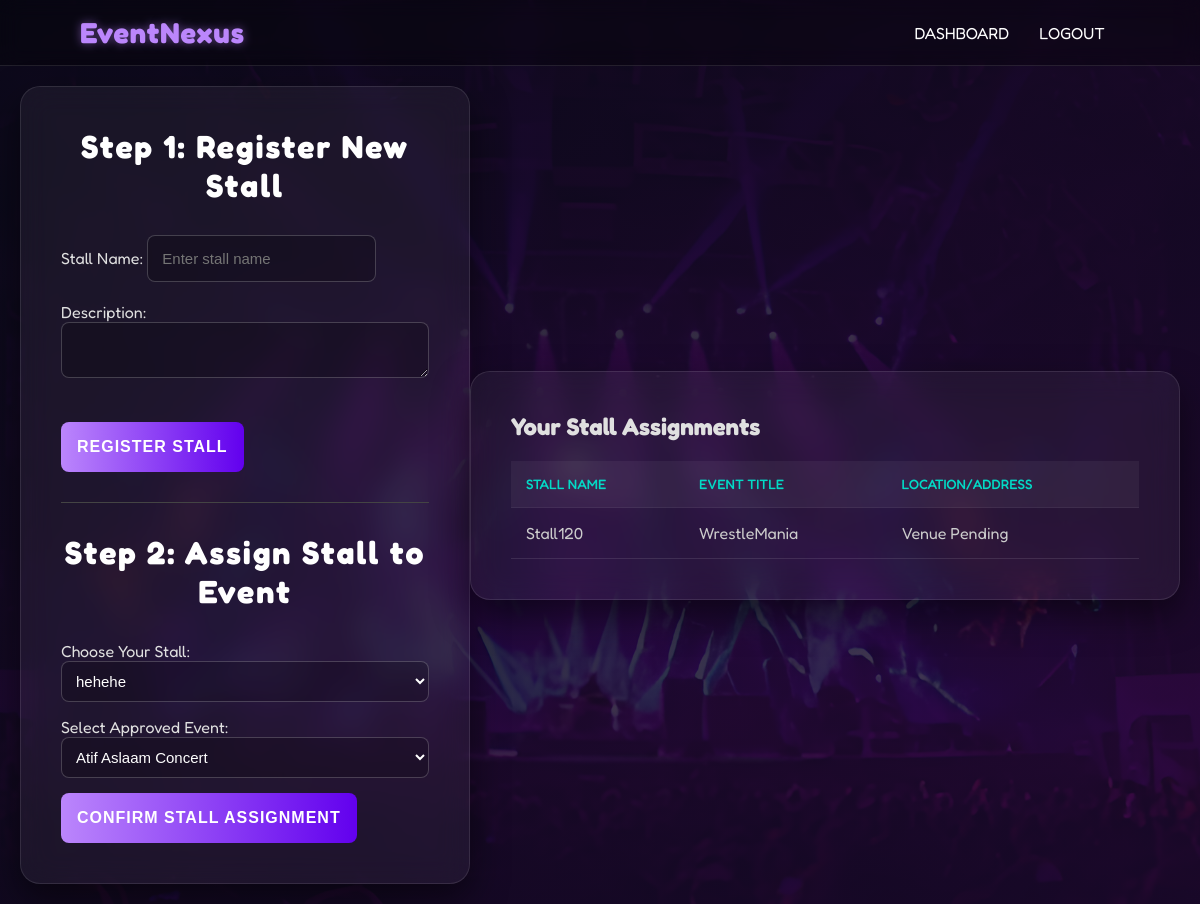
The page /book_stall.php (signed in) on the database its author committed.
### tables this page shows
CREATE TABLE `merch_stall` (
  `stall_id` int(11) NOT NULL,
  `stall_name` varchar(50) NOT NULL,
  `description` text DEFAULT NULL,
  `merchant_id` int(11) NOT NULL
);

CREATE TABLE `eventshow` (
  `event_id` int(11) NOT NULL,
  `title` varchar(50) NOT NULL,
  `status` enum('Pending','Approved','Cancelled') DEFAULT 'Pending',
  `description` text DEFAULT NULL,
  `event_date` date NOT NULL,
  `start_time` time NOT NULL,
  `end_time` time NOT NULL,
  `host_id` int(11) NOT NULL,
  `venue_id` int(11) DEFAULT NULL
);

### book_stall.php (the view, shortened to what this page needs)
<?php
require_once('DBconnect.php');
$current_merchant_id = $_SESSION['user_id'];
?>
<!DOCTYPE html>
<html lang="en">
<head>
    <link rel="stylesheet" href="css/style.css">
</head>
<body>
    <header>
      <nav>
        <div class="nav_logo"><h1><a href="home_merchant.php">EventNexus</a></h1></div>
        <ul class="nav_link">
            <li><a href="home_merchant.php">Dashboard</a></li>
            <li><a href="logout.php">Logout</a></li>
        </ul>
      </nav>
    </header>
    <main>
        <div class="add_student_box">
            <h1>Step 1: Register New Stall</h1>
            <form action="" method="post">
                <label>Stall Name:</label>
                <input type="text" name="stall_name" placeholder="Enter stall name" required />
                <label>Description:</label>
                <textarea name="description" rows="2" style="width: 100%; padding: 10px;" required></textarea>
                <br><br>
                <input type="submit" name="register_stall" value="Register Stall">
            </form>
            <hr style="margin: 30px 0; border: 0; border-top: 1px solid #444;">
            <h1>Step 2: Assign Stall to Event</h1>
            <form action="" method="post">
                <label>Choose Your Stall:</label>
                <select name="stall_id" required style="width:100%; padding:10px; margin-bottom:15px;">
                    <?php
                    $s_query = "SELECT stall_id, stall_name
                                FROM Merch_Stall
                                WHERE merchant_id = '$current_merchant_id'
                                AND stall_id NOT IN (SELECT stall_id FROM Available_At)";
                    $s_res = mysqli_query($conn, $s_query);
                    if (mysqli_num_rows($s_res) > 0) {
                        while($s = mysqli_fetch_assoc($s_res)) {
                            echo "<option value='".$s['stall_id']."'>".$s['stall_name']."</option>";
                        }
                    } else {
                        echo "<option value='' disabled selected>No unassigned stalls available</option>";
                    }
                    ?>
                </select>
                <label>Select Approved Event:</label>
                <select name="event_id" required style="width:100%; padding:10px; margin-bottom:15px;">
                    <?php
                    $e_query = "SELECT event_id, title FROM EventShow WHERE status = 'Approved'";
                    $e_res = mysqli_query($conn, $e_query);
                    while($e = mysqli_fetch_assoc($e_res)) {
                        echo "<option value='".$e['event_id']."'>".$e['title']."</option>";
                    }
                    ?>
                </select>
                <input type="submit" name="assign_stall" value="Confirm Stall Assignment">
            </form>
        </div>
        <section class="students">
            <div class="student_box">
                <h2>Your Stall Assignments</h2>
                <table class="student_table">
                    <thead>
                        <tr>
                            <th>Stall Name</th>
                            <th>Event Title</th>
                            <th>Location/Address</th>
                        </tr>
                    </thead>
                    <tbody>
                        <?php
                        $sql = "SELECT ms.stall_name, es.title, COALESCE(v.address, 'Venue Pending') as address
                                FROM Available_At aa
                                JOIN Merch_Stall ms ON aa.stall_id = ms.stall_id
                                JOIN EventShow es ON aa.event_id = es.event_id
                                LEFT JOIN PayToSecure p ON es.event_id = p.event_id
                                LEFT JOIN Venue v ON p.venue_id = v.venue_id
                                WHERE ms.merchant_id = '$current_merchant_id'";
                        $result = mysqli_query($conn, $sql);
                        if($result && mysqli_num_rows($result) > 0){
                            while($row = mysqli_fetch_assoc($result)){
                                echo "<tr>
                                        <td>".$row['stall_name']."</td>
                                        <td>".$row['title']."</td>
                                        <td>".$row['address']."</td>
                                      </tr>";
                            }
                        } else {
                            echo "<tr><td colspan='3'>No active assignments found.</td></tr>";
                        }
                        ?>
                    </tbody>
                </table>
            </div>
        </section>
    </main>
</body>
</html>

### css/style.css (style rules this page uses)
* { margin: 0; padding: 0; box-sizing: border-box; }
html, body { height: 100%; font-family: "Fredoka", sans-serif; background: linear-gradient(135deg, rgba(10, 10, 26, 0.9), rgba(30, 10, 50, 0.8)), url("../img/background.jpg"); background-size: cover; background-position: center; background-attachment: fixed; color: #e0e0e0; }
header { padding: 0 10vh; background: rgba(0, 0, 0, 0.3); backdrop-filter: blur(10px); border-bottom: 1px solid rgba(255, 255, 255, 0.1); }
nav { display: flex; justify-content: space-between; align-items: center; padding: 15px 0; }
.nav_logo h1 a { color: #bb86fc; text-decoration: none; font-size: 1.8rem; font-weight: 700; letter-spacing: 1px; text-shadow: 0 0 10px rgba(187, 134, 252, 0.5); }
.nav_link { display: flex; list-style: none; }
.nav_link li { padding: 0 15px; }
.nav_link a { color: #ffffff; text-decoration: none; font-size: 1rem; font-weight: 400; text-transform: uppercase; transition: all 0.3s ease; }
main { display: flex; justify-content: center; align-items: center; min-height: 85vh; width: 100%; padding: 20px; }
.login_box, .add_student_box, .students { max-width: 450px; width: 100%; margin: auto; padding: 40px; background: rgba(255, 255, 255, 0.05); backdrop-filter: blur(15px); border: 1px solid rgba(255, 255, 255, 0.1); border-radius: 20px; box-shadow: 0 15px 35px rgba(0, 0, 0, 0.5); }
.students { max-width: 900px; }
.login_box h1, .add_student_box h1, .students h1 { color: #ffffff; margin-bottom: 30px; text-align: center; font-weight: 700; letter-spacing: 2px; }
input[type="text"], input[type="password"], input[type="email"], select, textarea { padding: 14px; margin-bottom: 20px; background: rgba(0, 0, 0, 0.2); border: 1px solid rgba(255, 255, 255, 0.2); border-radius: 8px; font-size: 15px; color: white; transition: border 0.3s ease; }
input[type="submit"], .btn { background: linear-gradient(90deg, #bb86fc, #6200ee); color: white; border: none; border-radius: 8px; cursor: pointer; font-size: 16px; font-weight: 600; padding: 16px; text-transform: uppercase; letter-spacing: 1px; transition: transform 0.2s ease, box-shadow 0.2s ease; }
.student_table { width: 100%; border-collapse: collapse; margin-top: 20px; background: transparent; }
.student_table th, .student_table td { padding: 15px; border-bottom: 1px solid rgba(255, 255, 255, 0.1); text-align: left; color: #ccc; }
.student_table th { background-color: rgba(255, 255, 255, 0.05); color: #03dac6; font-weight: 500; text-transform: uppercase; font-size: 0.85rem; }

### rows shown on the page
merch_stall: stall_name "Stall120", eventshow.title "WrestleMania", address "Venue Pending"

### other values the page prints
form field stall_id "hehehe"
form field event_id "Atif Aslaam Concert"
